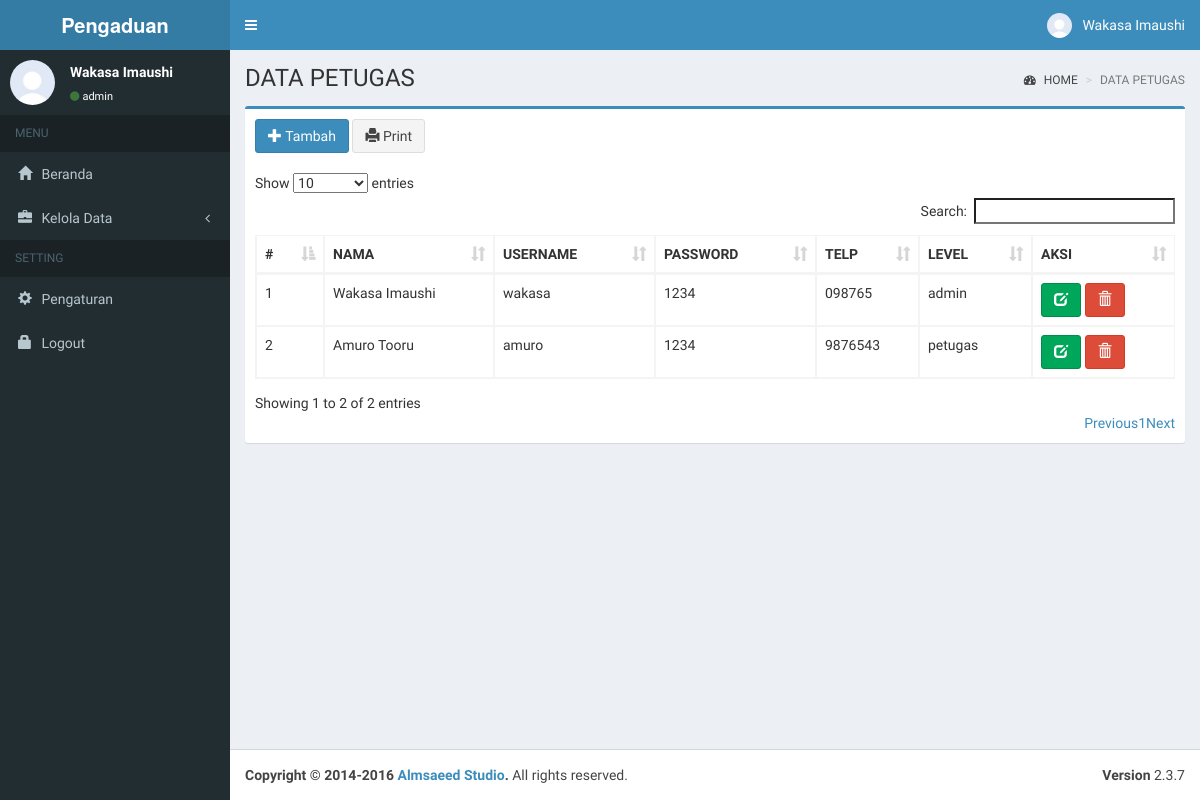
/index.php?page=data_petugas (signed in), run on an earlier commit of the app's database.
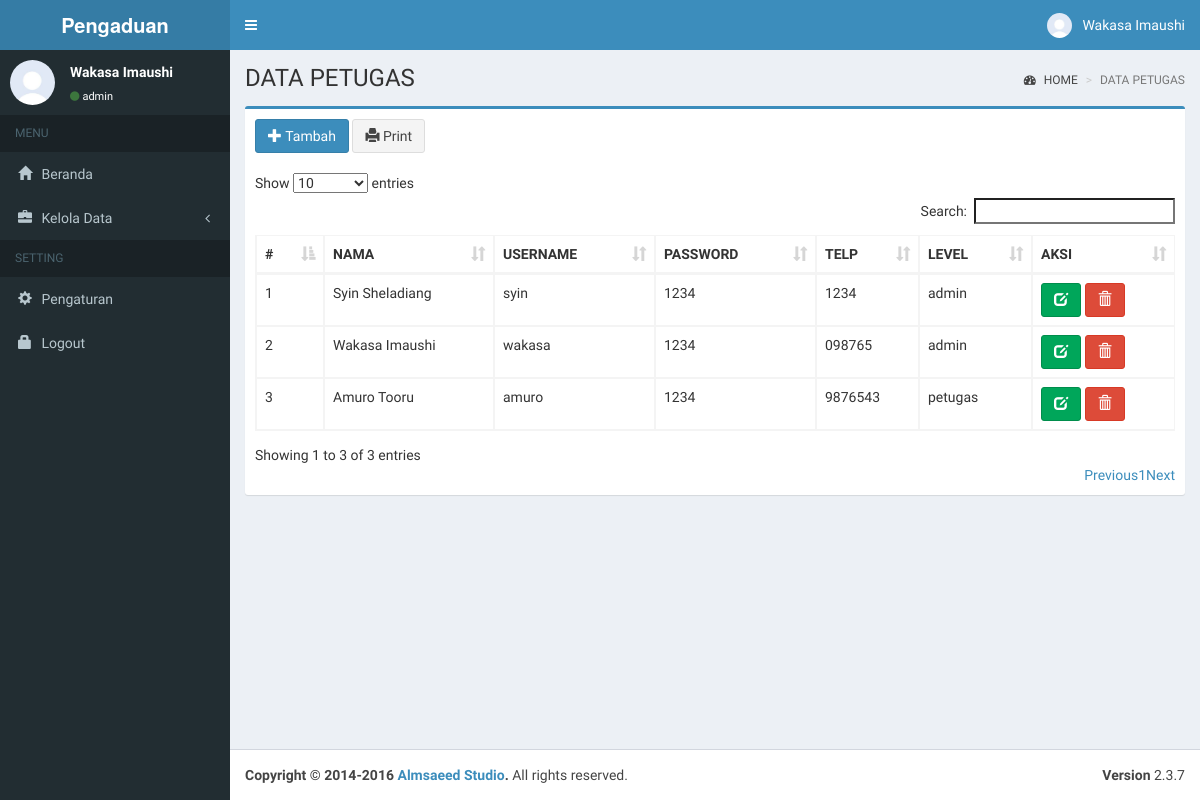
And on a later commit of the database.
### tables this page shows
CREATE TABLE `petugas` (
  `id_petugas` int(11) NOT NULL,
  `nama_petugas` varchar(35) NOT NULL,
  `username` varchar(25) NOT NULL,
  `password` varchar(32) NOT NULL,
  `telp` varchar(15) NOT NULL,
  `level` varchar(8) NOT NULL,
  `email` varchar(100) NOT NULL
);

### pages/petugas/data_petugas.php (the view, shortened to what this page needs)
<div class="content-wrapper">
    <section class="content-header">
      <h1>
      DATA PETUGAS
      </h1>
      <ol class="breadcrumb">
        <li><a href="index.php"><i class="fa fa-dashboard"></i> HOME</a></li>
        <li class="active">DATA PETUGAS</li>
      </ol>
    </section>
    <section class="content">
      <div class="row">
        <div class="col-xs-12">
      <div class="box box-primary">
        <div class="box-header">
          <a href="index.php?page=tambah_petugas" class="btn btn-primary" role="button" title="Tambah Data"><i class="glyphicon glyphicon-plus"></i> Tambah</a>
          <button class="btn btn-default" onclick="printData()" title="Print Data"><i class="glyphicon glyphicon-print"></i> Print</button>
          </div>
            <div class="box-body table-responsive">
              <table id="petugas" class="table table-bordered table-hover">
                <thead>
                <tr>
                  <th>#</th>
                  <th>NAMA</th>
                  <th>USERNAME</th>
                  <th>PASSWORD</th>
                  <th>TELP</th>
                  <th>LEVEL</th>
                  <th>AKSI</th>
                </tr>
                </thead>
                <tbody>
                <?php
                include "conf/conn.php";
                $no=0;
                $query=mysqli_query($koneksi,"SELECT * FROM petugas ORDER BY id_petugas DESC") or die (mysqli_error($koneksi));
                while ($row=mysqli_fetch_array($query))
                {
                ?>
                <tr>
                  <td><?php echo $no=$no+1;?></td>
                  <td><?php echo $row['nama_petugas'];?></td>
                  <td><?php echo $row['username'];?></td>
                  <td><?php echo $row['password'];?></td>
                  <td><?php echo $row['telp'];?></td>
                  <td><?php echo $row['level'];?></td>
                  <td>
                    <a href="index.php?page=ubah_petugas&id=<?=$row['id_petugas'];?>" class="btn btn-success" role="button" title="Ubah Data"><i class="glyphicon glyphicon-edit"></i></a>
                    <a href="pages/petugas/hapus_petugas.php?id=<?=$row['id_petugas'];?>" class="btn btn-danger" role="button"  title="Hapus Data"><i class="glyphicon glyphicon-trash"></i></a>
                  </td>
                </tr>
                <?php } ?>
                </tbody>
              </table>
            </div>
          </div>
        </div>
      </div>
    </section>
  </div>

What changed in the data, as far as the page shows it:
added petugas: nama_petugas "Syin Sheladiang", username "syin", password "1234", telp "1234", level "admin"
changed petugas "Wakasa Imaushi": no "1" → "2"
changed petugas "Amuro Tooru": no "2" → "3"
Also different on the page:
text written by a page script: "Show entries Search: Showing 1 to 2 of 2 entries Previous 1 Next" → "Show entries Search: Showing 1 to 3 of 3 entries Previous 1 Next"
